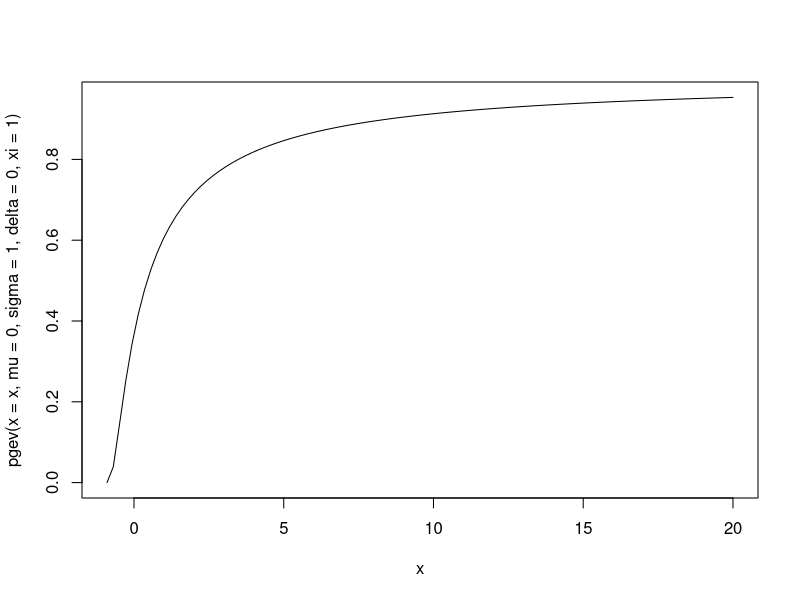

Reproduce this figure in R.
################################################################################
### GEV - cDF
################################################################################

pgev <- function(x,xi,mu,sigma,delta,log = FALSE){
  if(sigma <= 0 || delta <= -1 || xi == 0){stop('the parameters must be sigma > 0, delta >-1 and xi != 0, respectively.')}
  t  <- function(x) {sigma*x*abs(x)^delta} # T(x) function
  #dt <- function(x) {sigma*(delta + 1)*abs(x)^delta} # T'(x) function
  tl <- function(x) { 1 + xi*(sigma*x*abs(x)^delta - mu) } # t(x) function
  
  if(xi > 0){
    f <- exp(-tl(x)^(-1/xi)) * ( sign(mu - 1/xi)*(abs(mu - 1/xi)/sigma)^(1/(delta + 1)) < x )
  }
  if(xi < 0){
    f <- exp(-tl(x)^(-1/xi)) * ( sign(mu - 1/xi)*(abs(mu - 1/xi)/sigma)^(1/(delta + 1)) > x )
  } 
  # else{
  #   f <- exp( -(t(x) - mu) - exp( -(t(x) - mu) ) )*dt(x)
  # }
  #if(is.nan(f)){f <- 0}
  if(log == TRUE){f <- log(f)}
  return(f)
}

mu = 0; sigma = 1; delta = 0; xi = 1
pgev(x = seq(-1,99,1),mu = 0, sigma = 1, delta = 1, xi = 1)
curve(expr = pgev(x = x,mu = 0, sigma = 1, delta = 0, xi = 1), from = -0.9, to = 20)
